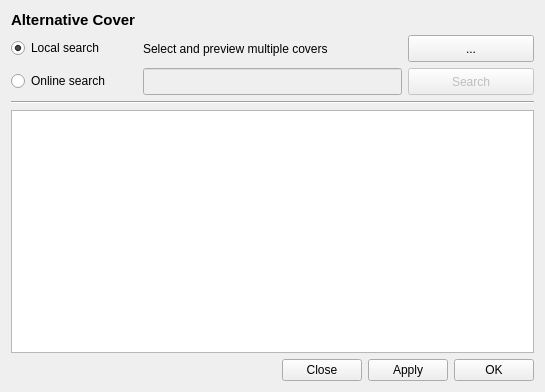
<?xml version="1.0" encoding="UTF-8"?>
<ui version="4.0">
 <class>AlternativeCovers</class>
 <widget class="QDialog" name="AlternativeCovers">
  <property name="geometry">
   <rect>
    <x>0</x>
    <y>0</y>
    <width>545</width>
    <height>392</height>
   </rect>
  </property>
  <property name="windowTitle">
   <string>Search alternative image</string>
  </property>
  <layout class="QGridLayout" name="gridLayout">
   <item row="2" column="1" colspan="2">
    <widget class="QLineEdit" name="le_search">
     <property name="enabled">
      <bool>false</bool>
     </property>
     <property name="minimumSize">
      <size>
       <width>0</width>
       <height>27</height>
      </size>
     </property>
     <property name="maximumSize">
      <size>
       <width>16777215</width>
       <height>27</height>
      </size>
     </property>
     <property name="focusPolicy">
      <enum>Qt::ClickFocus</enum>
     </property>
    </widget>
   </item>
   <item row="2" column="3">
    <widget class="QPushButton" name="btn_search">
     <property name="enabled">
      <bool>false</bool>
     </property>
     <property name="sizePolicy">
      <sizepolicy hsizetype="Fixed" vsizetype="Fixed">
       <horstretch>0</horstretch>
       <verstretch>0</verstretch>
      </sizepolicy>
     </property>
     <property name="minimumSize">
      <size>
       <width>50</width>
       <height>27</height>
      </size>
     </property>
     <property name="maximumSize">
      <size>
       <width>156113</width>
       <height>27</height>
      </size>
     </property>
     <property name="focusPolicy">
      <enum>Qt::StrongFocus</enum>
     </property>
     <property name="text">
      <string>Search</string>
     </property>
    </widget>
   </item>
   <item row="2" column="0">
    <widget class="QRadioButton" name="rb_online">
     <property name="focusPolicy">
      <enum>Qt::StrongFocus</enum>
     </property>
     <property name="text">
      <string>Online search</string>
     </property>
    </widget>
   </item>
   <item row="3" column="0" colspan="4">
    <widget class="Line" name="line">
     <property name="orientation">
      <enum>Qt::Horizontal</enum>
     </property>
    </widget>
   </item>
   <item row="4" column="0" colspan="4">
    <widget class="QTableView" name="tv_images">
     <property name="enabled">
      <bool>true</bool>
     </property>
     <property name="minimumSize">
      <size>
       <width>520</width>
       <height>220</height>
      </size>
     </property>
     <property name="mouseTracking">
      <bool>true</bool>
     </property>
     <property name="verticalScrollBarPolicy">
      <enum>Qt::ScrollBarAsNeeded</enum>
     </property>
     <property name="editTriggers">
      <set>QAbstractItemView::NoEditTriggers</set>
     </property>
     <property name="tabKeyNavigation">
      <bool>false</bool>
     </property>
     <property name="showDropIndicator" stdset="0">
      <bool>false</bool>
     </property>
     <property name="dragDropOverwriteMode">
      <bool>false</bool>
     </property>
     <property name="selectionMode">
      <enum>QAbstractItemView::SingleSelection</enum>
     </property>
     <property name="verticalScrollMode">
      <enum>QAbstractItemView::ScrollPerPixel</enum>
     </property>
     <property name="horizontalScrollMode">
      <enum>QAbstractItemView::ScrollPerPixel</enum>
     </property>
     <property name="showGrid">
      <bool>false</bool>
     </property>
     <property name="gridStyle">
      <enum>Qt::NoPen</enum>
     </property>
     <property name="cornerButtonEnabled">
      <bool>false</bool>
     </property>
     <attribute name="horizontalHeaderVisible">
      <bool>false</bool>
     </attribute>
     <attribute name="horizontalHeaderHighlightSections">
      <bool>false</bool>
     </attribute>
     <attribute name="horizontalHeaderMinimumSectionSize">
      <number>100</number>
     </attribute>
     <attribute name="verticalHeaderVisible">
      <bool>false</bool>
     </attribute>
     <attribute name="verticalHeaderDefaultSectionSize">
      <number>100</number>
     </attribute>
     <attribute name="verticalHeaderHighlightSections">
      <bool>false</bool>
     </attribute>
     <attribute name="verticalHeaderMinimumSectionSize">
      <number>100</number>
     </attribute>
    </widget>
   </item>
   <item row="1" column="0">
    <widget class="QRadioButton" name="rb_local">
     <property name="focusPolicy">
      <enum>Qt::StrongFocus</enum>
     </property>
     <property name="text">
      <string>Local search</string>
     </property>
     <property name="checked">
      <bool>true</bool>
     </property>
    </widget>
   </item>
   <item row="5" column="0" colspan="4">
    <layout class="QHBoxLayout" name="horizontalLayout">
     <item>
      <widget class="QLabel" name="lab_status">
       <property name="text">
        <string/>
       </property>
      </widget>
     </item>
     <item>
      <spacer name="horizontalSpacer">
       <property name="orientation">
        <enum>Qt::Horizontal</enum>
       </property>
       <property name="sizeHint" stdset="0">
        <size>
         <width>40</width>
         <height>20</height>
        </size>
       </property>
      </spacer>
     </item>
     <item>
      <widget class="QPushButton" name="btn_cancel">
       <property name="focusPolicy">
        <enum>Qt::StrongFocus</enum>
       </property>
       <property name="text">
        <string>Close</string>
       </property>
      </widget>
     </item>
     <item>
      <widget class="QPushButton" name="btn_apply">
       <property name="text">
        <string>Apply</string>
       </property>
      </widget>
     </item>
     <item>
      <widget class="QPushButton" name="btn_ok">
       <property name="focusPolicy">
        <enum>Qt::StrongFocus</enum>
       </property>
       <property name="text">
        <string>OK</string>
       </property>
       <property name="iconSize">
        <size>
         <width>16</width>
         <height>16</height>
        </size>
       </property>
      </widget>
     </item>
    </layout>
   </item>
   <item row="1" column="1" colspan="2">
    <widget class="QLabel" name="label">
     <property name="text">
      <string>Select and preview multiple covers</string>
     </property>
    </widget>
   </item>
   <item row="1" column="3">
    <widget class="QPushButton" name="btn_file">
     <property name="minimumSize">
      <size>
       <width>0</width>
       <height>27</height>
      </size>
     </property>
     <property name="maximumSize">
      <size>
       <width>16777215</width>
       <height>27</height>
      </size>
     </property>
     <property name="focusPolicy">
      <enum>Qt::StrongFocus</enum>
     </property>
     <property name="text">
      <string>...</string>
     </property>
    </widget>
   </item>
   <item row="0" column="0">
    <widget class="QLabel" name="lab_title">
     <property name="font">
      <font>
       <pointsize>11</pointsize>
       <weight>75</weight>
       <bold>true</bold>
      </font>
     </property>
     <property name="text">
      <string>Alternative Cover</string>
     </property>
    </widget>
   </item>
   <item row="0" column="1">
    <widget class="QLabel" name="lab_info">
     <property name="text">
      <string/>
     </property>
    </widget>
   </item>
  </layout>
 </widget>
 <resources/>
 <connections>
  <connection>
   <sender>rb_online</sender>
   <signal>toggled(bool)</signal>
   <receiver>btn_search</receiver>
   <slot>setEnabled(bool)</slot>
   <hints>
    <hint type="sourcelabel">
     <x>71</x>
     <y>75</y>
    </hint>
    <hint type="destinationlabel">
     <x>466</x>
     <y>75</y>
    </hint>
   </hints>
  </connection>
  <connection>
   <sender>rb_online</sender>
   <signal>toggled(bool)</signal>
   <receiver>btn_file</receiver>
   <slot>setDisabled(bool)</slot>
   <hints>
    <hint type="sourcelabel">
     <x>71</x>
     <y>75</y>
    </hint>
    <hint type="destinationlabel">
     <x>466</x>
     <y>42</y>
    </hint>
   </hints>
  </connection>
  <connection>
   <sender>rb_online</sender>
   <signal>toggled(bool)</signal>
   <receiver>le_search</receiver>
   <slot>setEnabled(bool)</slot>
   <hints>
    <hint type="sourcelabel">
     <x>71</x>
     <y>75</y>
    </hint>
    <hint type="destinationlabel">
     <x>269</x>
     <y>75</y>
    </hint>
   </hints>
  </connection>
  <connection>
   <sender>rb_online</sender>
   <signal>toggled(bool)</signal>
   <receiver>label</receiver>
   <slot>setDisabled(bool)</slot>
   <hints>
    <hint type="sourcelabel">
     <x>72</x>
     <y>75</y>
    </hint>
    <hint type="destinationlabel">
     <x>268</x>
     <y>42</y>
    </hint>
   </hints>
  </connection>
 </connections>
</ui>
